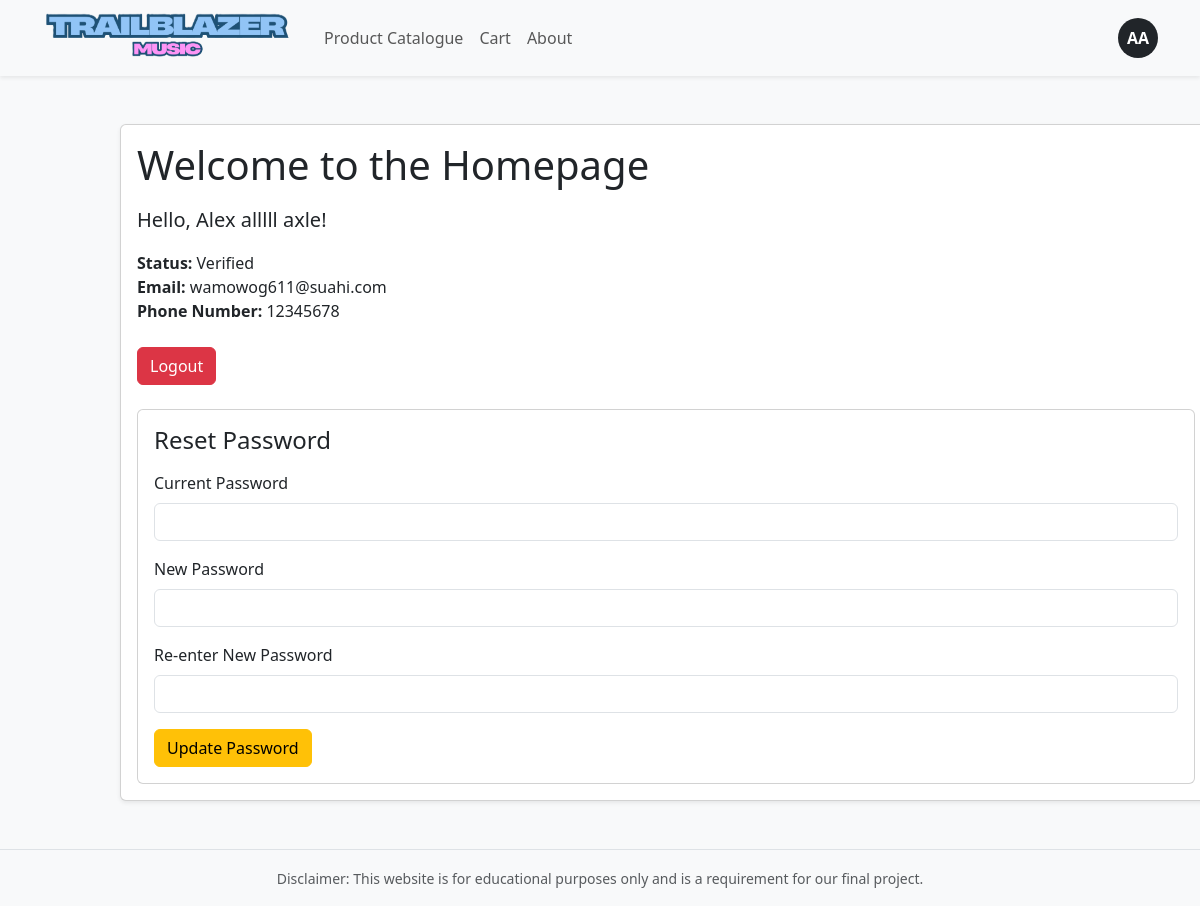
Screenshot of /shop/user_information.php (signed in) with the database file from the repository.
### tables this page shows
CREATE TABLE `tbl_customer_profile` (
  `id` int(11) NOT NULL,
  `first_name` varchar(50) NOT NULL,
  `middle_name` varchar(50) DEFAULT NULL,
  `last_name` varchar(50) NOT NULL,
  `email` varchar(50) NOT NULL,
  `password` varchar(255) NOT NULL,
  `address` varchar(255) NOT NULL,
  `contact` int(11) NOT NULL,
  `is_verified` tinyint(1) NOT NULL DEFAULT 0,
  `verification_token` varchar(255) DEFAULT NULL,
  `created_at` datetime NOT NULL DEFAULT current_timestamp(),
  `verified_at` datetime DEFAULT NULL
);

### shop/user_information.php (the view, shortened to what this page needs)
<?php
require('db.php');
$username = mysqli_real_escape_string($conn_name, $_SESSION['username']);
$sql = "SELECT first_name, middle_name, last_name, email, contact, is_verified
        FROM tbl_customer_profile
        WHERE email = '$username' LIMIT 1";
$result = mysqli_query($conn_name, $sql);
$user = mysqli_fetch_assoc($result);
require('header.php');
?>
<body>
    <div class="container m-5">
        <div class="card shadow-sm">
            <div class="card-body">
                <h1 class="mb-3">Welcome to the Homepage</h1>
                <?php if ($user): ?>
                    <p class="lead">Hello, <?php echo htmlspecialchars(
                        trim($user['first_name'] . ' ' . $user['middle_name'] . ' ' . $user['last_name'])); ?>!
                    </p>
                    <ul class="list-unstyled mt-3">
                        <li><strong>Status:</strong> <?php echo htmlspecialchars(!empty($user['is_verified']) ? 'Verified' : 'Pending verification'); ?></li>
                        <li><strong>Email:</strong> <?php echo htmlspecialchars($user['email']); ?></li>
                        <li><strong>Phone Number:</strong> <?php echo htmlspecialchars($user['contact']); ?></li>
                    </ul>
                    <div class="d-flex gap-2 mt-4">
                        <a href="customer_logout.php" class="btn btn-danger">Logout</a>
                    </div>
                    <div class="card mt-4">
                        <div class="card-body">
                            <h4 class="mb-3">Reset Password</h4>
                            <form action="user_information.php" method="post">
                                <div class="mb-3">
                                    <label class="form-label">Current Password</label>
                                    <input type="password" name="old_password" class="form-control" required>
                                </div>
                                <div class="mb-3">
                                    <label class="form-label">New Password</label>
                                    <input type="password" name="new_password" class="form-control" required>
                                </div>
                                <div class="mb-3">
                                    <label class="form-label">Re-enter New Password</label>
                                    <input type="password" name="confirm_password" class="form-control" required>
                                </div>
                                <button type="submit" class="btn btn-warning">Update Password</button>
                            </form>
                        </div>
                    </div>
                <?php else: ?>
                    <p class="text-danger">No account information was found.</p>
                    <a href="login_page.php" class="btn btn-primary">Login again</a>
                <?php endif; ?>
            </div>
        </div>
    </div>
<?php require('../footer.php'); ?>

### shop/header.php (shortened to what this page needs)
<?php
$initials = '';
if (!empty($_SESSION['username'])) {
    $email = trim($_SESSION['username']);
    $stmt = $conn_name->prepare("SELECT first_name, last_name FROM tbl_customer_profile WHERE email = ? LIMIT 1");
    if ($stmt) {
        $stmt->bind_param('s', $email);
        $stmt->execute();
        $result = $stmt->get_result();
        $profile = $result->fetch_assoc();
        $firstName = $profile['first_name'] ?? '';
        $lastName = $profile['last_name'] ?? '';
        if ($firstName !== '') {
            $initials .= strtoupper(substr($firstName, 0, 1));
        }
        if ($lastName !== '') {
            $initials .= strtoupper(substr($lastName, 0, 1));
        }
    }
}
?>
<!DOCTYPE html>
<html lang="en">
<head>
    <link href="https://cdn.jsdelivr.net/npm/bootstrap@5.3.8/dist/css/bootstrap.min.css"
    rel="stylesheet"
>
    <link rel="stylesheet" href="style.css">
</head>
<body>
    <nav class="navbar navbar-expand-lg navbar-light bg-light shadow-sm mb-4">
        <div class="container">
            <a class="navbar-brand fw-bold me-4" href="homepage.php">
                <img src="../images/iTamamo2.png" alt="Company Logo" class="img-fluid"
                    style="max-height: 50px; height: 50px; width: 250px; object-fit: cover;">
            </a>
            <div class="collapse navbar-collapse">
                <ul class="navbar-nav me-auto">
                    <li class="nav-item">
                        <a class="nav-link" href="product_catalogue.php">Product Catalogue</a>
                    </li>
                    <li class="nav-item">
                        <a class="nav-link" href="cart.php">Cart</a>
                    </li>
                    <li class="nav-item">
                        <a class="nav-link" href="about.php">About</a>
                    </li>
                </ul>
                <?php if ($initials !== ''): ?>
                    <a href="user_information.php" class="nav-link" aria-label="User profile" title="User profile">
                        <span class="rounded-circle bg-dark text-white d-inline-flex align-items-center justify-content-center"
                                style="width: 40px; height: 40px; font-weight: bold;">
                            <?= htmlspecialchars($initials); ?>
                        </span>
                    </a>
                <?php else: ?>
                    <a href="registration.php" class="nav-link" aria-label="Not logged in or registered" title="Not logged in or registered">
                        <i class="bi bi-person-x-fill fs-4 text-secondary">User</i>
                    </a>
                <?php endif; ?>
            </div>
        </div>
    </nav>
    <div class="container m-5">

### style.css (style rules this page uses)
body { background-color: #f8f9fa; }

### rows the page displays
tbl_customer_profile: initials "AA", first_name+middle_name+last_name "Alex alllll axle", is_verified "Verified", email "wamowog611@suahi.com", contact "12345678"
